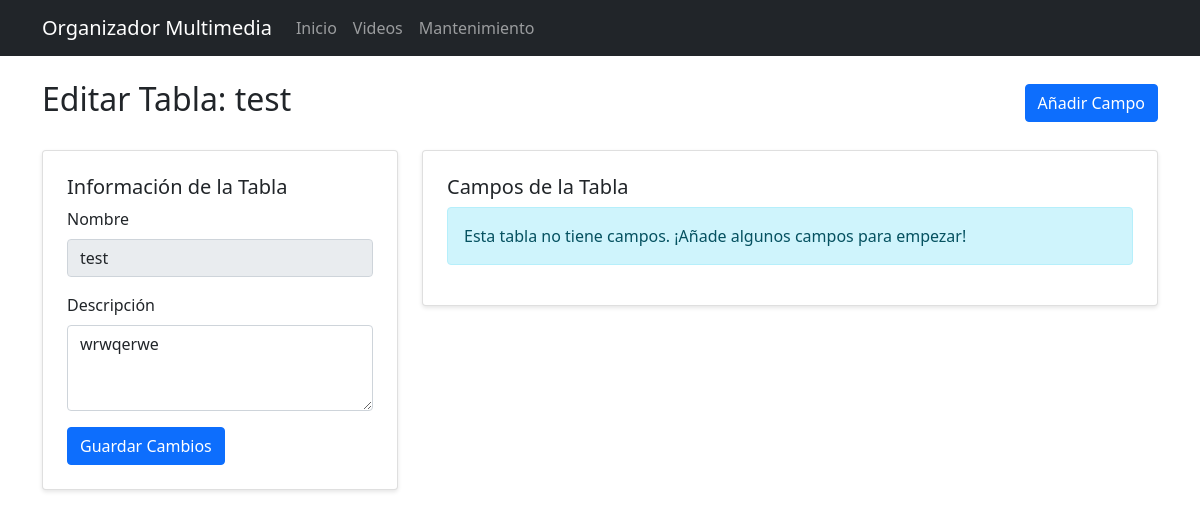
Page /tables/1/edit on the earlier database version.
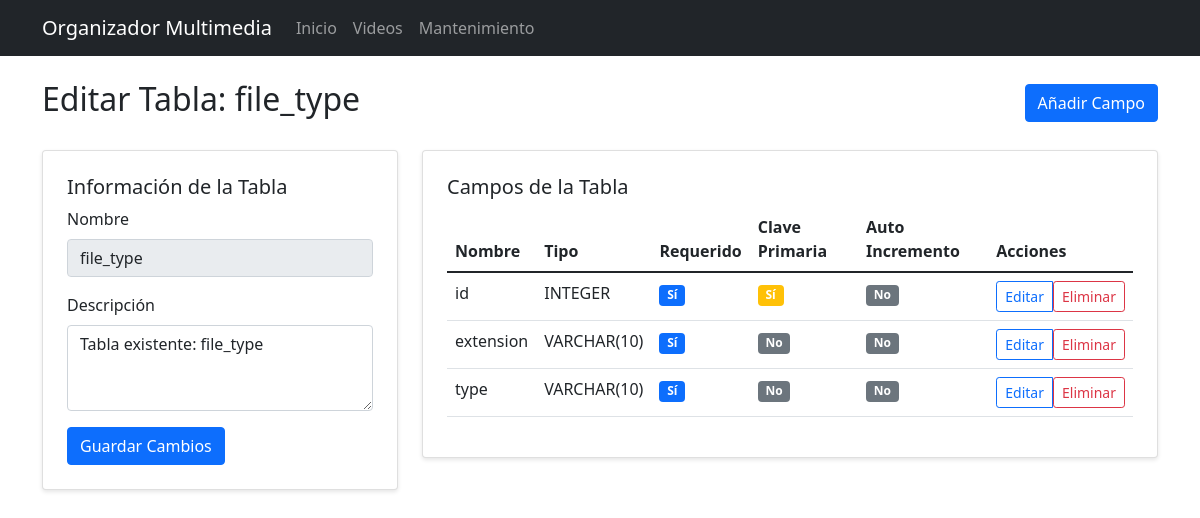
Same page on the later database version.
### app/models/database.py (models this page shows, shortened)
class DynamicTable(db.Model):
    id = db.Column(db.Integer, primary_key=True)
    name = db.Column(db.String(50), unique=True, nullable=False)
    description = db.Column(db.String(200))
    created_at = db.Column(db.DateTime, default=datetime.utcnow)
    fields = db.relationship('TableField', backref='table', lazy=True, cascade='all, delete-orphan')

class TableField(db.Model):
    id = db.Column(db.Integer, primary_key=True)
    table_id = db.Column(db.Integer, db.ForeignKey('dynamic_table.id'), nullable=False)
    name = db.Column(db.String(50), nullable=False)
    field_type = db.Column(db.String(20), nullable=False)  # TEXT, INTEGER, REAL, DATE, etc.
    is_required = db.Column(db.Boolean, default=False)
    is_primary_key = db.Column(db.Boolean, default=False)
    is_auto_increment = db.Column(db.Boolean, default=False)
    default_value = db.Column(db.String(100))
    created_at = db.Column(db.DateTime, default=datetime.utcnow)
    class FieldTypes:
        TEXT = 'TEXT'
        INTEGER = 'INTEGER'
        REAL = 'REAL'
        DATE = 'DATE'
        DATETIME = 'DATETIME'
        BOOLEAN = 'BOOLEAN'

### app/routes/tables.py (the view)
@bp.route('/<int:table_id>/edit', methods=['GET', 'POST'])
def edit_table(table_id):
    table = DynamicTable.query.get_or_404(table_id)
    if request.method == 'POST':
        table.description = request.form.get('description')
        db.session.commit()
        flash('Tabla actualizada correctamente.', 'success')
        return redirect(url_for('tables.index'))
    return render_template('tables/edit.html', table=table)

### app/templates/tables/edit.html (shortened to what the changed rows need)
{% extends "base.html" %}
{% block content %}
<div class="row">
    <div class="col-md-12">
        <div class="d-flex justify-content-between align-items-center mb-4">
            <h2>Editar Tabla: {{ table.name }}</h2>
            <a href="{{ url_for('tables.add_field', table_id=table.id) }}" class="btn btn-primary">
                Añadir Campo
            </a>
        </div>
        <div class="row">
            <div class="col-md-4">
                <div class="card mb-4">
                    <div class="card-body">
                        <form method="POST">
                            <div class="mb-3">
                                <label for="name" class="form-label">Nombre</label>
                                <input type="text"
                                       class="form-control"
                                       id="name"
                                       value="{{ table.name }}"
                                       readonly>
                            </div>
                            <div class="mb-3">
                                <label for="description" class="form-label">Descripción</label>
                                <textarea class="form-control"
                                          id="description"
                                          name="description"
                                          rows="3">{{ table.description or '' }}</textarea>
                            </div>
                        </form>
                    </div>
                </div>
            </div>
            <div class="col-md-8">
                <div class="card">
                    <div class="card-body">
                        <h5 class="card-title">Campos de la Tabla</h5>
                        {% if table.fields %}
                            <div class="table-responsive">
                                <table class="table">
                                    <thead>
                                        <tr>
                                            <th>Nombre</th>
                                            <th>Tipo</th>
                                            <th>Requerido</th>
                                            <th>Clave Primaria</th>
                                            <th>Auto Incremento</th>
                                            <th>Acciones</th>
                                        </tr>
                                    </thead>
                                    <tbody>
                                        {% for field in table.fields %}
                                        <tr>
                                            <td>{{ field.name }}</td>
                                            <td>{{ field.field_type }}</td>
                                            <td>
                                                {% if field.is_required %}
                                                    <span class="badge bg-primary">Sí</span>
                                                {% else %}
                                                    <span class="badge bg-secondary">No</span>
                                                {% endif %}
                                            </td>
                                            <td>
                                                {% if field.is_primary_key %}
                                                    <span class="badge bg-warning">Sí</span>
                                                {% else %}
                                                    <span class="badge bg-secondary">No</span>
                                                {% endif %}
                                            </td>
                                            <td>
                                                {% if field.is_auto_increment %}
                                                    <span class="badge bg-info">Sí</span>
                                                {% else %}
                                                    <span class="badge bg-secondary">No</span>
                                                {% endif %}
                                            </td>
                                            <td>
                                                <div class="btn-group" role="group">
                                                    <a href="{{ url_for('tables.edit_field', table_id=table.id, field_id=field.id) }}"
                                                       class="btn btn-sm btn-outline-primary">
                                                        Editar
                                                    </a>
                                                    <form action="{{ url_for('tables.delete_field', table_id=table.id, field_id=field.id) }}"
                                                          method="POST"
                                                          style="display: inline;"
                                                          onsubmit="return confirm('¿Estás seguro de que quieres eliminar este campo?');">
                                                        <button type="submit" class="btn btn-sm btn-outline-danger">
                                                            Eliminar
                                                        </button>
                                                    </form>
                                                </div>
                                            </td>
                                        </tr>
                                        {% endfor %}
                                    </tbody>
                                </table>
                            </div>
                        {% else %}
                            <div class="alert alert-info">
                                Esta tabla no tiene campos. ¡Añade algunos campos para empezar!
                            </div>
                        {% endif %}
                    </div>
                </div>
            </div>
        </div>
    </div>
</div>
{% endblock %}

Differences in the rows shown:
changed DynamicTable: name "test" → "file_type"; description "wrwqerwe" → "Tabla existente: file_type"
added TableField: name "id", field_type "INTEGER", is_required "Sí", is_primary_key "Sí", is_auto_increment "No"
added TableField: name "extension", field_type "VARCHAR(10)", is_required "Sí", is_primary_key "No", is_auto_increment "No"
added TableField: name "type", field_type "VARCHAR(10)", is_required "Sí", is_primary_key "No", is_auto_increment "No"
Other differences:
text no longer shown: "Esta tabla no tiene campos. ¡Añade algunos campos para empezar!"
text now shown: "Nombre Tipo Requerido Clave Primaria Auto Incremento Acciones"
